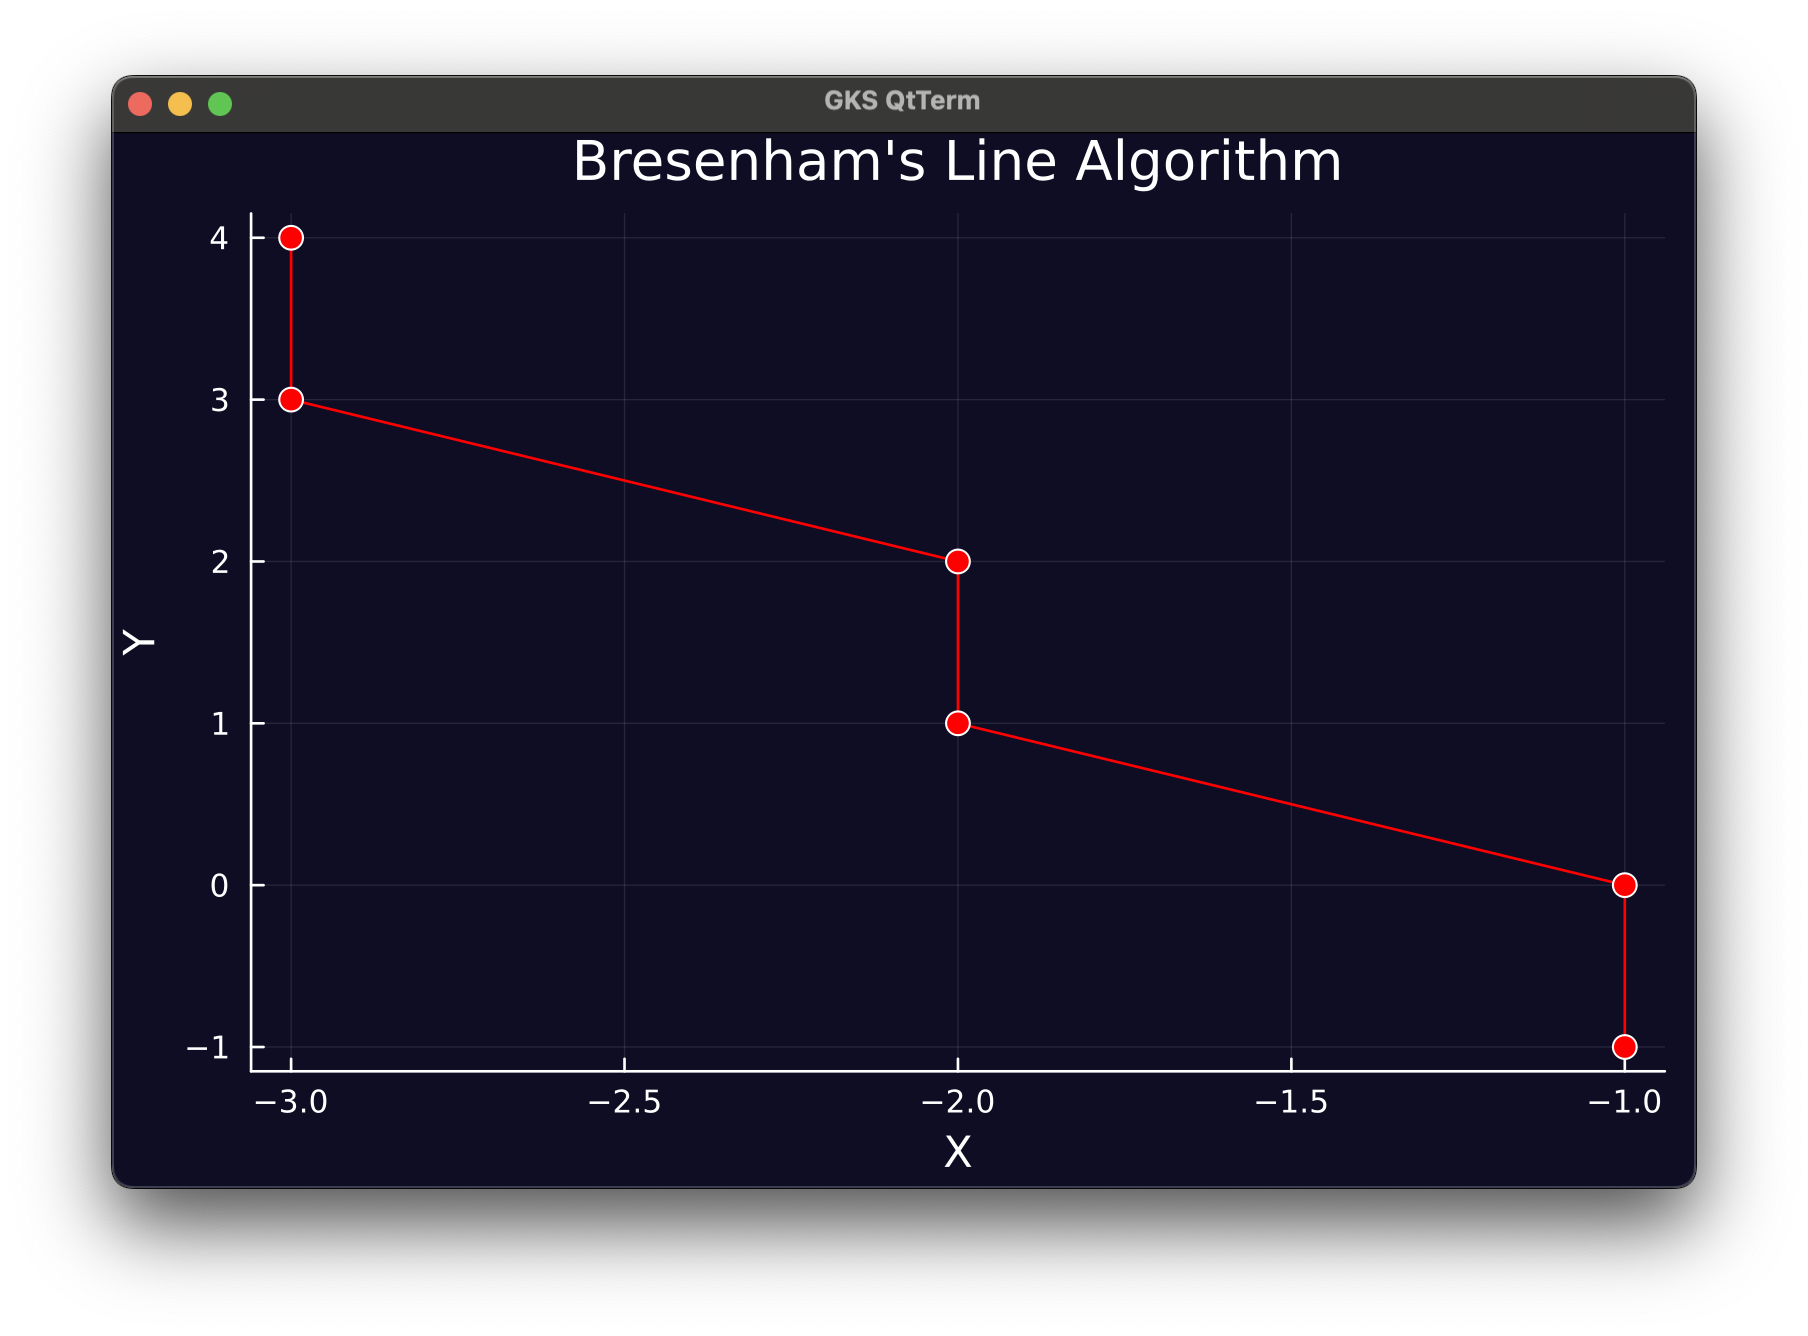

This chart was generated by the following Julia code:
"""
Draws a line between two points using Bresenham's line algorithm.

Parameters:
- `x0::Int`: x-coordinate of the starting point.
- `y0::Int`: y-coordinate of the starting point.
- `x1::Int`: x-coordinate of the ending point.
- `y1::Int`: y-coordinate of the ending point.

Returns:
- `Vector{Tuple{Int, Int}}`: An array of tuples representing the points along the line.
"""

using Plots

function draw_line(x0::Int, y0::Int, x1::Int, y1::Int)::Vector{Tuple{Int, Int}}
    dx = abs(x1 - x0)  # Change in x
    dy = abs(y1 - y0)  # Change in y
    sx = sign(x1 - x0)  # Sign of change in x
    sy = sign(y1 - y0)  # Sign of change in y
    
    if dy > dx
        dx, dy = dy, dx
        swap = true
    else
        swap = false
    end
    
    e = 2 * dy - dx  # Decision parameter
    
    x = x0
    y = y0
    
    points = Vector{Tuple{Int, Int}}(undef, dx + 1)  # Pre-allocate points array
    
    for i in 1:dx
        points[i] = (x, y)
        
        if e >= 0
            if swap
                x += sx
            else
                y += sy
            end
            e -= 2 * dx
        end
        
        if swap
            y += sy
        else
            x += sx
        end
        
        e += 2 * dy
    end
    
    points[end] = (x1, y1)  # Ensure the last point is included
    return points
end

# Get the points and draw the line
points = draw_line(-3, 4, -1, -1)

# Setup and draw plot
plot(first.(points), last.(points), marker=:circle, color=:red, background_color="#0E0D24", markersize=5, legend=false, xlabel="X", ylabel="Y", title="Bresenham's Line Algorithm")
